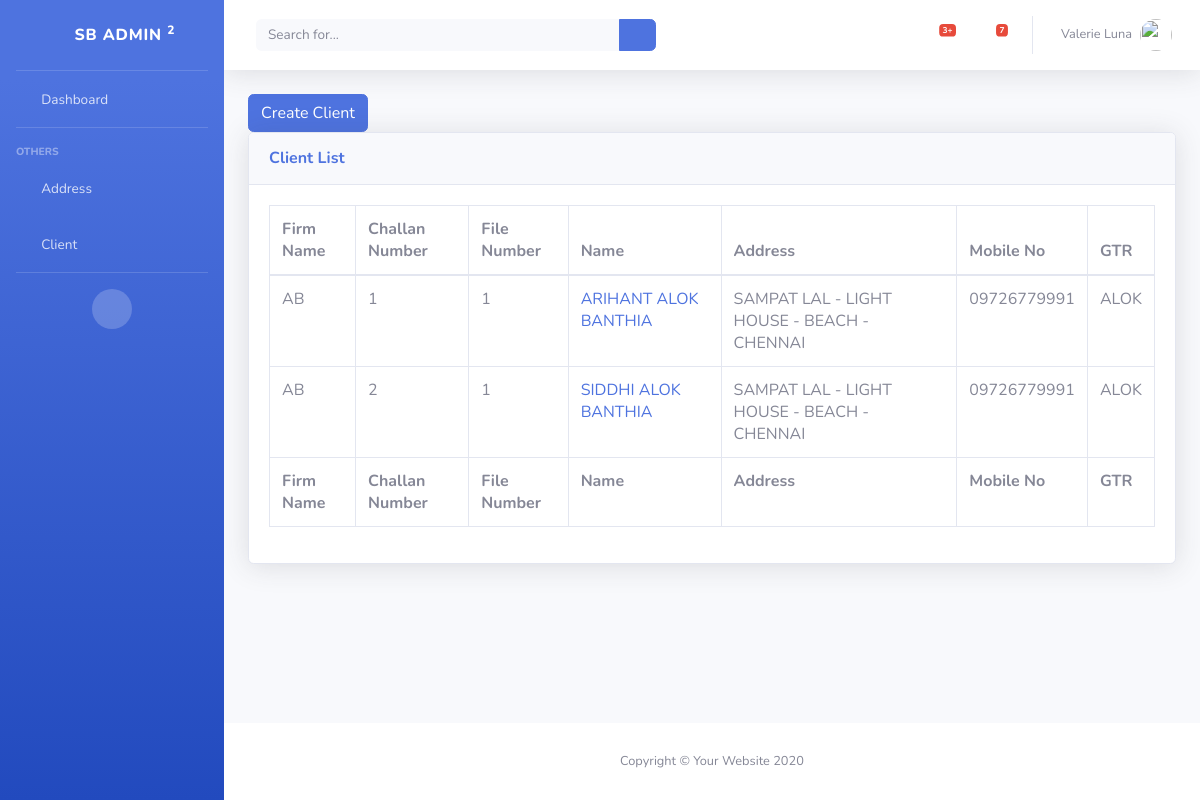
The app's page /loan/list-client with its own data.
### loan/models.py (models this page shows, shortened)
class Client(models.Model):
    firm_id = models.ForeignKey(Firm, on_delete=models.CASCADE)
    challan_no = models.IntegerField()
    file_no = models.CharField(max_length=15)
    fname = models.CharField(max_length=50)
    mname = models.CharField(max_length=50, null=True)
    lname = models.CharField(max_length=50)
    addr = models.CharField(max_length=255)
    faliya = models.ForeignKey(Faliya, on_delete=models.CASCADE)
    mob_no = models.CharField(max_length=11)
    gtr = models.CharField(max_length=100)
    gtr_mob_no = models.CharField(max_length=11)
    class Meta:
        unique_together = ('firm_id', 'challan_no', 'file_no')

class Firm(models.Model):
    name = models.CharField(max_length=255)
    abv = models.CharField(max_length=10)
    def __str__(self):
        return self.abv

class Faliya(models.Model):
    village_id = models.ForeignKey(Village, on_delete=models.CASCADE)
    name = models.CharField(max_length=255)
    def __str__(self):
        return "{} - {}".format(self.name, self.village_id)

class Village(models.Model):
    taluka_id = models.ForeignKey(Taluka, on_delete=models.CASCADE)
    name = models.CharField(max_length=255)
    def __str__(self):
        return "{} - {}".format(self.name, self.taluka_id)

class Taluka(models.Model):
    district_id = models.ForeignKey(District, on_delete=models.CASCADE)
    name = models.CharField(max_length=255)
    def __str__(self):
        return "{} - {}".format(self.name, self.district_id)

class District(models.Model):
    name = models.CharField(max_length=255)
    class Meta:
        ordering = ['name']
    def __str__(self):
        return self.name

### loan/views/client_view.py (the view)
class ClientListView(ListView):
    model = models.Client

### loan/templates/loan/client_list.html
{% extends "base_template.html" %}
{% block content %}
    <a href="{% url 'loan:create-client' %}" class="btn btn-primary">Create Client</a>
    <div class="card shadow mb-4">
        <div class="card-header py-3">
            <h6 class="m-0 font-weight-bold text-primary">Client List</h6>
        </div>
        <div class="card-body">
            <div class="table-responsive">
                <table class="table table-bordered table-hover" id="dataTable" width="100%" cellspacing="0">
                    <thead>
                    <tr>
                        <th>Firm Name</th>
                        <th>Challan Number</th>
                        <th>File Number</th>
                        <th>Name</th>
                        <th>Address</th>
                        <th>Mobile No</th>
                        <th>GTR</th>
                    </tr>
                    </thead>
                    <tfoot>
                    <tr>
                        <th>Firm Name</th>
                        <th>Challan Number</th>
                        <th>File Number</th>
                        <th>Name</th>
                        <th>Address</th>
                        <th>Mobile No</th>
                        <th>GTR</th>
                    </tr>
                    </tfoot>
                    <tbody>
                    {% for client in client_list %}
                        <tr>
                            <td>{{ client.firm_id | upper }}</td>
                            <td>{{ client.challan_no | upper }}</td>
                            <td>{{ client.file_no | upper }}</td>
                            <td><a href="{% url 'loan:detial-client' pk=client.id %}">{{ client.fname | upper }}
                                {{ client.mname | upper }}
                                {{ client.lname| upper }}</a>
                            </td>
                            <td>{{ client.faliya | upper }}</td>
                            <td>{{ client.mob_no | upper }}</td>
                            <td>{{ client.gtr | upper }}</td>
                        </tr>
                    {% endfor %}
                    </tbody>
                </table>
            </div>
        </div>
    </div>
{% endblock %}

### records on screen
Client: firm_id "AB", challan_no "1", file_no "1", fname "ARIHANT", mname "ALOK", lname "BANTHIA", faliya "SAMPAT LAL - LIGHT HOUSE - BEACH - CHENNAI", mob_no "09726779991", gtr "ALOK"
Client: firm_id "AB", challan_no "2", file_no "1", fname "SIDDHI", mname "ALOK", lname "BANTHIA", faliya "SAMPAT LAL - LIGHT HOUSE - BEACH - CHENNAI", mob_no "09726779991", gtr "ALOK"
